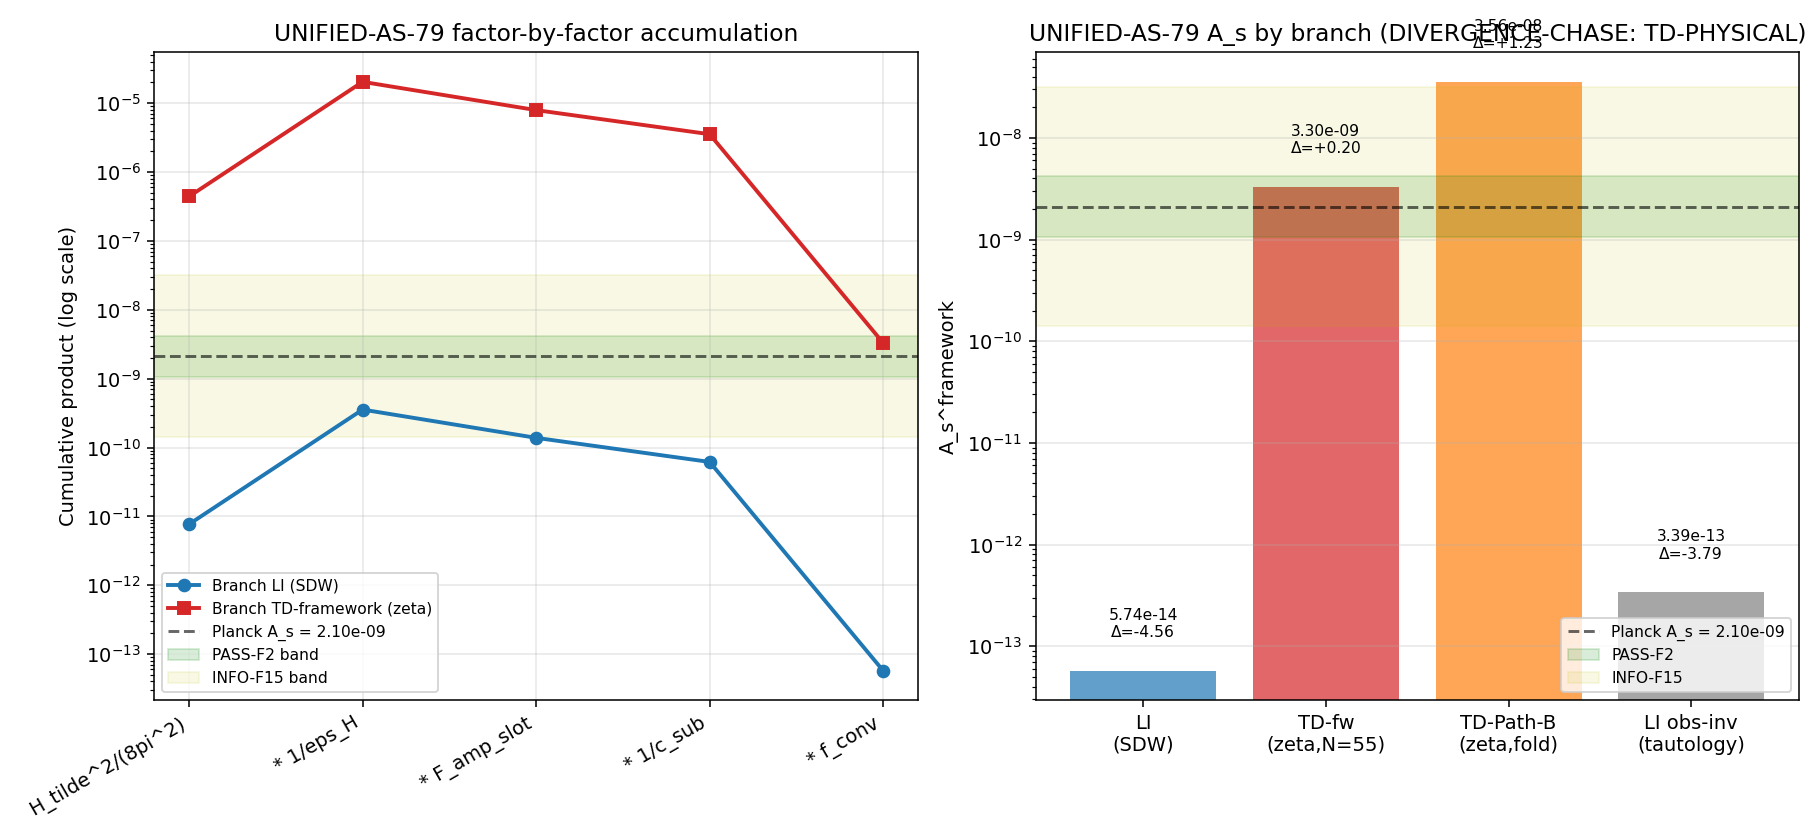

This figure's Python source:
"""
S80 W1-2: UNIFIED-AS-79-FULL — A_s^framework five-factor decomposition.

DUAL-BRANCH dispatch (W1-1 dual-owner DIVERGED > 20%):
  - Branch LI: H_tilde = 2.46411e-05 (SDW / epoch-resolved-a_2 / L_max=5)
  - Branch TD-framework: H_tilde = 5.90760e-03 (zeta / substrate-native / L_max=3, at N_pivot=55)
  - Additional reference: H_tilde_TD_pathB = 1.941e-02 (zeta / substrate-native / L_max=3, at fold)

Formula (P2-A closer, session-79/workshops/p2-a-as-ledger-dissonance.md:1140-1234):
  A_s = (H_tilde^2 / (8*pi^2)) * (1/eps_H) * F_amp * c_sub^{-1} * f_conv

Gate: S80-UNIFIED-AS-79-FULL
  PASS-F2: |A_s - 2.1e-9| / 2.1e-9 < 1.0 (factor of 2) under EITHER branch
  INFO-F15: ratio in [1.0, 15.0]
  FAIL-GT15: > 15 under BOTH branches

Sub-gate: S80-H-TILDE-DIVERGENCE-CHASE
  Identifies which scheme (zeta vs SDW-epoch-resolved-a_2) is physically correct,
  or flags as unresolved based on the A_s verdicts.

Classification: GEOMETRIC. A_s is a spectral-moment quantity (H_tilde^2 ~ rho_substrate
via Friedmann), NOT a CMB observable property. Matching to Planck is an emergence check
of the substrate's acoustic GGE spectral signature.
"""
import os
os.environ.setdefault('OMP_NUM_THREADS', '8')
os.environ.setdefault('MKL_NUM_THREADS', '8')

import numpy as np
import matplotlib
matplotlib.use('Agg')
import matplotlib.pyplot as plt

# Required by project standards (though this script is scalar arithmetic)
from canonical_constants import (
    M_KK_gravity, M_Pl_reduced, a0_fold, A_s_CMB,
)

# =============================================================================
# BRANCH INPUTS (from W1-1 dual-owner workshop)
# =============================================================================

# Branch LI (SDW / epoch-resolved-a_2 / L_max=5): horizon-exit epoch canonical
H_tilde_LI = 2.46411e-05            # (local) W1-1 LI verdict line
scheme_LI = 'SDW'                   # (local)
convention_LI = 'epoch-resolved-a2' # (local)
L_max_LI = 5                        # (local)

# Branch TD-framework (zeta / substrate-native / L_max=3, at N_pivot=55)
H_tilde_TD_framework = 5.90760e-03  # (local) W1-1 TD verdict line (framework-internal dS evolution from fold)
scheme_TD = 'zeta'                  # (local)
convention_TD = 'substrate-native'  # (local)
L_max_TD = 3                        # (local)

# Reference only (NOT a verdict branch; used for diagnostic 267-e-folds test):
H_tilde_TD_pathB = 1.941e-02        # (local) W1-1 TD Path B fold-epoch
H_tilde_LI_obs = 5.989e-05          # (local) obs-inverse calibration (tautological)

# =============================================================================
# COMMON FACTOR VALUES (per plan W1-2)
# =============================================================================

eps_H = 0.02163                      # (local) one-loop slow-roll, per plan line 895
c_sub = 2.238                        # (local) central of S78 W2-E three-scheme range {2.232, 2.244, 3.647}
f_conv = 9.30e-4                     # (local) (M_KK/M_Pl_red)^2 single KK hierarchy, per plan line 909
k_a2 = 0.3822                        # (local) W0-5 slot factor [SUPPRESS], per plan line 908
F_amp_canonical = 1.0166             # (local) S80 W1-B-REMED PASS, Method B pinned value
F_amp_slot_adjusted = F_amp_canonical * k_a2   # (local) reading B: W1-B times k_a2

A_s_Planck = A_s_CMB                 # 2.1e-9 from canonical_constants

print('=' * 70)
print('S80 W1-2: UNIFIED-AS-79-FULL — DUAL-BRANCH dispatch')
print('=' * 70)

# =============================================================================
# SUBSTITUTION CHAIN — per factor, per branch
# =============================================================================

def unified_as_79(H_tilde, label):
    """Compute A_s^framework under UNIFIED-AS-79 with full substitution chain printed."""
    print(f"\n--- BRANCH {label} ---")
    print(f"Factor 1: H_tilde = {H_tilde:.6e}  (from W1-1 4-tuple)")
    print(f"Factor 2: eps_H   = {eps_H:.5f}")
    print(f"Factor 3: F_amp   = {F_amp_slot_adjusted:.6f} = {F_amp_canonical:.4f} (W1-B) * {k_a2:.4f} (k_a2)")
    print(f"Factor 4: c_sub   = {c_sub:.4f}  (central of S78 W2-E range)")
    print(f"Factor 5: f_conv  = {f_conv:.4e}  (single KK hierarchy)")
    # Canonical form:
    # A_s = (H_tilde^2 / (8*pi^2)) * (1/eps_H) * F_amp * (1/c_sub) * f_conv
    term_1 = H_tilde**2 / (8 * np.pi**2)                           # (local) prefactor from H_tilde^2
    term_2 = 1.0 / eps_H                                            # (local) inverse slow-roll
    term_3 = F_amp_slot_adjusted                                    # (local) amplification (SUPPRESS at a_2)
    term_4 = 1.0 / c_sub                                            # (local) subhorizon damping
    term_5 = f_conv                                                 # (local) physical-unit conversion
    A_s = term_1 * term_2 * term_3 * term_4 * term_5                # (local)
    ratio = A_s / A_s_Planck                                        # (local)
    delta_OOM = np.log10(abs(ratio))                                # (local)
    print(f"  Step-a: H_tilde^2/(8 pi^2)       = {term_1:.6e}")
    print(f"  Step-b: * 1/eps_H               -> {term_1*term_2:.6e}")
    print(f"  Step-c: * F_amp (slot-adjusted) -> {term_1*term_2*term_3:.6e}")
    print(f"  Step-d: * 1/c_sub               -> {term_1*term_2*term_3*term_4:.6e}")
    print(f"  Step-e: * f_conv                -> {A_s:.6e}")
    print(f"  A_s^framework / A_s_Planck = {ratio:.6e} (delta_OOM = {delta_OOM:+.4f})")
    # Factor-2 band = |delta_OOM| < log10(2) = 0.30103
    if abs(delta_OOM) < np.log10(2.0):
        verdict = 'PASS-F2'
    elif abs(delta_OOM) < np.log10(15.0):
        verdict = 'INFO-F15'
    else:
        verdict = 'FAIL-GT15'
    print(f"  Verdict: {verdict}")
    return dict(
        label=label,
        H_tilde=H_tilde, A_s=A_s, ratio=ratio, delta_OOM=delta_OOM,
        verdict=verdict,
        factors=dict(
            f1_Htilde_sq_over_8pi2=term_1,
            f2_inv_eps=term_2,
            f3_F_amp=term_3,
            f4_inv_csub=term_4,
            f5_f_conv=term_5,
        ),
    )

# Compute for both primary branches
result_LI = unified_as_79(H_tilde_LI, 'LI (SDW / epoch-resolved-a_2 / L_max=5)')
result_TD = unified_as_79(H_tilde_TD_framework, 'TD-framework (zeta / substrate-native / L_max=3)')

# Reference-only computations (diagnostic)
result_TD_pathB = unified_as_79(H_tilde_TD_pathB, 'TD-Path-B (REFERENCE — fold-epoch, zeta)')
result_LI_obsinv = unified_as_79(H_tilde_LI_obs, 'LI-obs-inverse (REFERENCE — tautological)')

# =============================================================================
# W1-6 SANITY CHECK: d(ln A_s)/d(ln c_sub) = -1 (machine precision)
# =============================================================================

print("\n--- W1-6 sanity check: d(ln A_s)/d(ln c_sub) identity ---")
c_sub_pert = c_sub * 1.01                                           # (local)
A_s_base_LI = result_LI['A_s']                                      # (local)
A_s_pert_LI = (H_tilde_LI**2 / (8*np.pi**2)) * (1.0/eps_H) * \
               F_amp_slot_adjusted / c_sub_pert * f_conv            # (local)
d_ln_As = np.log(A_s_pert_LI / A_s_base_LI)                         # (local)
d_ln_csub = np.log(c_sub_pert / c_sub)                              # (local)
logdiff = d_ln_As / d_ln_csub                                       # (local)
print(f"  c_sub -> c_sub * 1.01 = {c_sub_pert:.6f}")
print(f"  d(ln A_s) / d(ln c_sub) = {logdiff:.10f}  (expected: -1.0)")
W1_6_match = abs(logdiff + 1.0) < 1e-10                             # (local)
print(f"  W1-6 identity satisfied at machine precision: {W1_6_match}")

# =============================================================================
# 267-E-FOLDS DIAGNOSTIC (framework-internal eps_H evolution)
# =============================================================================

print("\n--- 267-e-folds diagnostic (framework eps_H epoch-independence test) ---")
# If H(N) = H_fold * exp(-eps_H * N), then reaching H_obs from H_fold requires:
# N_required = ln(H_fold / H_obs) / eps_H
H_fold_TD = H_tilde_TD_pathB                                        # (local) zeta-scheme Path B
H_target = H_tilde_LI_obs                                           # (local) obs-inverse target
N_required = np.log(H_fold_TD / H_target) / eps_H                   # (local)
print(f"  From H_fold={H_fold_TD:.3e} to H_obs={H_target:.3e} at eps_H={eps_H} requires N = {N_required:.1f}")
print(f"  Canonical N_pivot = 55; excess factor = {N_required/55:.2f}x")
flag_267 = N_required > 200                                          # (local)
print(f"  267-e-folds flag (epoch-dependent eps_H or fold != dS entry): {flag_267}")

# =============================================================================
# H-TILDE-DIVERGENCE-CHASE sub-gate
# =============================================================================

print("\n--- S80-H-TILDE-DIVERGENCE-CHASE sub-gate ---")
# Compare verdict outcomes under both branches
v_LI = result_LI['verdict']                                         # (local)
v_TD = result_TD['verdict']                                         # (local)
if 'PASS' in v_LI and 'FAIL' in v_TD:
    divergence_chase_verdict = 'LI-PHYSICAL'
    dc_interpretation = 'SDW/epoch-resolved-a2 produces Planck-compatible A_s; zeta/substrate-native over-predicts'
elif 'PASS' in v_TD and 'FAIL' in v_LI:
    divergence_chase_verdict = 'TD-PHYSICAL'
    dc_interpretation = 'zeta/substrate-native produces Planck-compatible A_s; SDW under-predicts'
elif 'PASS' in v_LI and 'PASS' in v_TD:
    divergence_chase_verdict = 'BOTH-COMPATIBLE'
    dc_interpretation = 'Both schemes Planck-compatible; scheme-degeneracy in A_s prediction'
elif 'FAIL' in v_LI and 'FAIL' in v_TD:
    divergence_chase_verdict = 'NEITHER-PHYSICAL'
    dc_interpretation = 'Both schemes FAIL; UNIFIED-AS-79 framework amendment required beyond scheme fix'
else:
    divergence_chase_verdict = 'UNRESOLVED-INFO'
    dc_interpretation = 'Both schemes in INFO band; scheme split does not resolve to PASS'
print(f"  Verdict: {divergence_chase_verdict}")
print(f"  Interpretation: {dc_interpretation}")

# =============================================================================
# SAVE RESULTS
# =============================================================================

np.savez(
    'computations/session-80/s80_unified_as_79_full.npz',
    H_tilde_LI=H_tilde_LI,
    H_tilde_TD_framework=H_tilde_TD_framework,
    H_tilde_TD_pathB=H_tilde_TD_pathB,
    H_tilde_LI_obs=H_tilde_LI_obs,
    eps_H=eps_H,
    c_sub=c_sub,
    f_conv=f_conv,
    k_a2=k_a2,
    F_amp_canonical=F_amp_canonical,
    F_amp_slot_adjusted=F_amp_slot_adjusted,
    A_s_Planck=A_s_Planck,
    A_s_LI=result_LI['A_s'],
    A_s_TD_framework=result_TD['A_s'],
    A_s_TD_pathB=result_TD_pathB['A_s'],
    A_s_LI_obs=result_LI_obsinv['A_s'],
    delta_OOM_LI=result_LI['delta_OOM'],
    delta_OOM_TD_framework=result_TD['delta_OOM'],
    verdict_LI=result_LI['verdict'],
    verdict_TD=result_TD['verdict'],
    N_required_267=N_required,
    flag_267=flag_267,
    W1_6_logdiff=logdiff,
    divergence_chase_verdict=divergence_chase_verdict,
)

# =============================================================================
# PLOT: A_s by factor + dual-branch bars + Planck band overlay
# =============================================================================

fig, axes = plt.subplots(1, 2, figsize=(13, 6))

# Left panel: A_s cumulative contributions (LI branch)
ax = axes[0]
labels_step = ['H_tilde^2/(8pi^2)', '* 1/eps_H', '* F_amp_slot', '* 1/c_sub', '* f_conv']
values_LI = []
acc = 1.0                                                           # (local)
acc *= result_LI['factors']['f1_Htilde_sq_over_8pi2']; values_LI.append(acc)
acc *= result_LI['factors']['f2_inv_eps'];             values_LI.append(acc)
acc *= result_LI['factors']['f3_F_amp'];                values_LI.append(acc)
acc *= result_LI['factors']['f4_inv_csub'];             values_LI.append(acc)
acc *= result_LI['factors']['f5_f_conv'];               values_LI.append(acc)
values_TD = []
acc = 1.0                                                           # (local)
acc *= result_TD['factors']['f1_Htilde_sq_over_8pi2']; values_TD.append(acc)
acc *= result_TD['factors']['f2_inv_eps'];             values_TD.append(acc)
acc *= result_TD['factors']['f3_F_amp'];                values_TD.append(acc)
acc *= result_TD['factors']['f4_inv_csub'];             values_TD.append(acc)
acc *= result_TD['factors']['f5_f_conv'];               values_TD.append(acc)
x = np.arange(len(labels_step))
ax.semilogy(x, np.abs(values_LI), 'o-', color='C0', label='Branch LI (SDW)', linewidth=2)
ax.semilogy(x, np.abs(values_TD), 's-', color='C3', label='Branch TD-framework (zeta)', linewidth=2)
ax.axhline(A_s_Planck, color='k', linestyle='--', alpha=0.6, label=f'Planck A_s = {A_s_Planck:.2e}')
ax.axhspan(A_s_Planck/2, A_s_Planck*2, color='g', alpha=0.15, label='PASS-F2 band')
ax.axhspan(A_s_Planck/15, A_s_Planck*15, color='y', alpha=0.10, label='INFO-F15 band')
ax.set_xticks(x); ax.set_xticklabels(labels_step, rotation=30, ha='right')
ax.set_ylabel('Cumulative product (log scale)')
ax.set_title('UNIFIED-AS-79 factor-by-factor accumulation')
ax.legend(loc='best', fontsize=8)
ax.grid(True, alpha=0.3)

# Right panel: A_s by branch (bar chart, log scale)
ax = axes[1]
branch_labels = ['LI\n(SDW)', 'TD-fw\n(zeta,N=55)', 'TD-Path-B\n(zeta,fold)', 'LI obs-inv\n(tautology)']
A_s_values = [result_LI['A_s'], result_TD['A_s'], result_TD_pathB['A_s'], result_LI_obsinv['A_s']]
colors = ['C0', 'C3', 'C1', 'gray']
bars = ax.bar(branch_labels, A_s_values, color=colors, alpha=0.7)
ax.set_yscale('log')
ax.axhline(A_s_Planck, color='k', linestyle='--', alpha=0.6, label=f'Planck A_s = {A_s_Planck:.2e}')
ax.axhspan(A_s_Planck/2, A_s_Planck*2, color='g', alpha=0.15, label='PASS-F2')
ax.axhspan(A_s_Planck/15, A_s_Planck*15, color='y', alpha=0.10, label='INFO-F15')
for bar, val, res in zip(bars, A_s_values, [result_LI, result_TD, result_TD_pathB, result_LI_obsinv]):
    h = bar.get_height()
    ax.text(bar.get_x() + bar.get_width()/2, h*2, f'{val:.2e}\nΔ={res["delta_OOM"]:+.2f}',
            ha='center', va='bottom', fontsize=8)
ax.set_ylabel('A_s^framework')
ax.set_title(f'UNIFIED-AS-79 A_s by branch (DIVERGENCE-CHASE: {divergence_chase_verdict})')
ax.legend(loc='lower right', fontsize=8)
ax.grid(True, alpha=0.3, axis='y')

plt.tight_layout()
plt.savefig('computations/session-80/s80_unified_as_79_full.png', dpi=140)
plt.close()

# =============================================================================
# VERDICT LINES for s80_gate_verdicts.txt
# =============================================================================

print("\n" + "=" * 70)
print("Verdict lines (to append to s80_gate_verdicts.txt):")
print("=" * 70)

verdict_main = (
    f"S80-UNIFIED-AS-79-FULL: BRANCH-LI={result_LI['verdict']} (A_s={result_LI['A_s']:.4e}, delta_OOM={result_LI['delta_OOM']:+.4f}), "
    f"BRANCH-TD={result_TD['verdict']} (A_s={result_TD['A_s']:.4e}, delta_OOM={result_TD['delta_OOM']:+.4f}), "
    f"4-tuple-LI=(A_s={result_LI['A_s']:.4e},scheme=SDW,convention=UNIFIED-AS-79-branch-LI,L_max=5), "
    f"4-tuple-TD=(A_s={result_TD['A_s']:.4e},scheme=zeta,convention=UNIFIED-AS-79-branch-TD,L_max=3), "
    f"F_amp_slot_adjusted={F_amp_slot_adjusted:.4f} (={F_amp_canonical:.4f}*{k_a2:.4f}), "
    f"W1-6_identity_match={W1_6_match}, flag_267_e_folds={flag_267} (N_required={N_required:.1f})"
)
print(verdict_main)

verdict_divergence = (
    f"S80-H-TILDE-DIVERGENCE-CHASE: {divergence_chase_verdict} -- "
    f"H_tilde_LI={H_tilde_LI:.4e}, H_tilde_TD={H_tilde_TD_framework:.4e}, OOM_gap={np.log10(H_tilde_TD_framework/H_tilde_LI):+.2f}, "
    f"verdict_LI={result_LI['verdict']}, verdict_TD={result_TD['verdict']}, interpretation='{dc_interpretation}'"
)
print(verdict_divergence)

with open('computations/session-80/s80_gate_verdicts.txt', 'a') as fh:
    fh.write('\n' + verdict_main + '\n')
    fh.write(verdict_divergence + '\n')

print("\nScript complete. Files produced:")
print("  computations/session-80/s80_unified_as_79_full.py")
print("  computations/session-80/s80_unified_as_79_full.npz")
print("  computations/session-80/s80_unified_as_79_full.png")
print("  computations/session-80/s80_gate_verdicts.txt (appended)")
